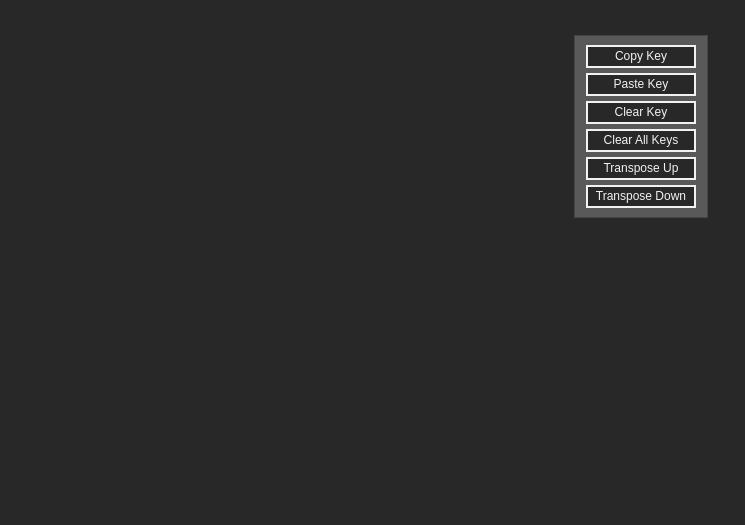
<?xml version="1.0" encoding="UTF-8"?>
<ui version="4.0">
 <class>keyTabForm</class>
 <widget class="QWidget" name="keyTabForm">
  <property name="geometry">
   <rect>
    <x>0</x>
    <y>0</y>
    <width>745</width>
    <height>525</height>
   </rect>
  </property>
  <property name="windowTitle">
   <string>Form</string>
  </property>
  <property name="styleSheet">
   <string notr="true">/*-----------QWidget-----------*/
QWidget
{
	background: rgb(40, 40, 40);
}

/*-----------QLabel------------*/
QLabel
{
	font: 12pt &quot;Futura PT&quot;;
	color: rgb(242, 242, 242);
}

/*----------- QToolButton ------------*/
QToolButton
{
	background: rgb(40, 40, 40);
	color: rgb(242, 242, 242);
	border: 2px solid rgb(242, 242, 242);
	font: 10pt &quot;Futura PT&quot;;
	padding: 0,1,0,0;
}

QToolButton:pressed
{
	background: rgb(245, 245, 245);
	color: rgb(20, 20, 20);
	border: 2px solid rgb(245, 245, 245);
	font: 10pt &quot;Futura PT&quot;;
	padding: 0, 1, 0, 0;
}

QToolButton:disabled
{
	background: rgba(20, 20, 20, 100);
	color: rgb(100, 100, 100);
	border: 2px solid rgb(100, 100, 100);
	font: 10pt &quot;Futura PT&quot;;
	padding: 0, 1, 0, 0;
}

QToolButton:focus
{
	border: 2px solid rgb(0, 174, 239);
}
</string>
  </property>
  <widget class="QFrame" name="frame">
   <property name="geometry">
    <rect>
     <x>574</x>
     <y>35</y>
     <width>134</width>
     <height>183</height>
    </rect>
   </property>
   <property name="styleSheet">
    <string notr="true">QFrame
{
	background-color: rgb(89, 89, 89);
}</string>
   </property>
   <property name="frameShape">
    <enum>QFrame::StyledPanel</enum>
   </property>
   <property name="frameShadow">
    <enum>QFrame::Raised</enum>
   </property>
   <widget class="QToolButton" name="copyKeyButton">
    <property name="geometry">
     <rect>
      <x>12</x>
      <y>10</y>
      <width>110</width>
      <height>23</height>
     </rect>
    </property>
    <property name="toolTip">
     <string>Copies the currently selected key’s settings to the clipboard.</string>
    </property>
    <property name="text">
     <string>Copy Key</string>
    </property>
   </widget>
   <widget class="QToolButton" name="pasteKeyButton">
    <property name="geometry">
     <rect>
      <x>12</x>
      <y>38</y>
      <width>110</width>
      <height>23</height>
     </rect>
    </property>
    <property name="toolTip">
     <string>Pastes a copied key’s settings to the currently selected key.</string>
    </property>
    <property name="text">
     <string>Paste Key</string>
    </property>
   </widget>
   <widget class="QToolButton" name="clearKeyButton">
    <property name="geometry">
     <rect>
      <x>12</x>
      <y>66</y>
      <width>110</width>
      <height>23</height>
     </rect>
    </property>
    <property name="toolTip">
     <string>Completely clears all MIDI notes from the currently selected key.</string>
    </property>
    <property name="text">
     <string>Clear Key</string>
    </property>
   </widget>
   <widget class="QToolButton" name="clearAllKeysButton">
    <property name="geometry">
     <rect>
      <x>12</x>
      <y>94</y>
      <width>110</width>
      <height>23</height>
     </rect>
    </property>
    <property name="toolTip">
     <string>Completely clears all MIDI notes from all keys.</string>
    </property>
    <property name="text">
     <string>Clear All Keys</string>
    </property>
   </widget>
   <widget class="QToolButton" name="transposeUpButton">
    <property name="geometry">
     <rect>
      <x>12</x>
      <y>122</y>
      <width>110</width>
      <height>23</height>
     </rect>
    </property>
    <property name="toolTip">
     <string>Transposes the selected key’s MIDI notes up by a semitone when clicked.</string>
    </property>
    <property name="text">
     <string>Transpose Up</string>
    </property>
   </widget>
   <widget class="QToolButton" name="transposeDownButton">
    <property name="geometry">
     <rect>
      <x>12</x>
      <y>150</y>
      <width>110</width>
      <height>23</height>
     </rect>
    </property>
    <property name="toolTip">
     <string>Transposes the selected key’s MIDI notes down a semitone when clicked.</string>
    </property>
    <property name="text">
     <string>Transpose Down</string>
    </property>
   </widget>
  </widget>
 </widget>
 <resources/>
 <connections/>
</ui>
